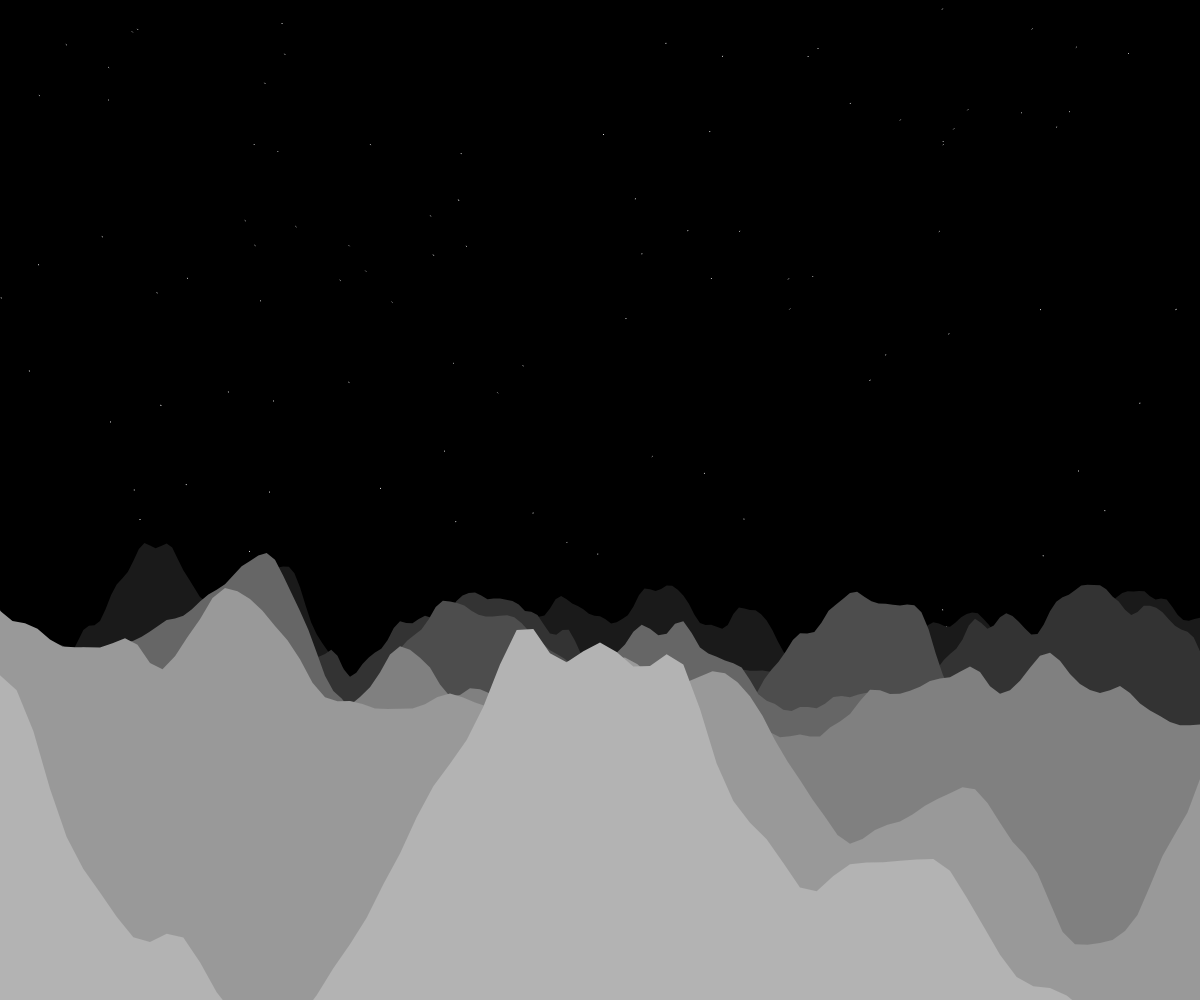
Frame 1 (no input)
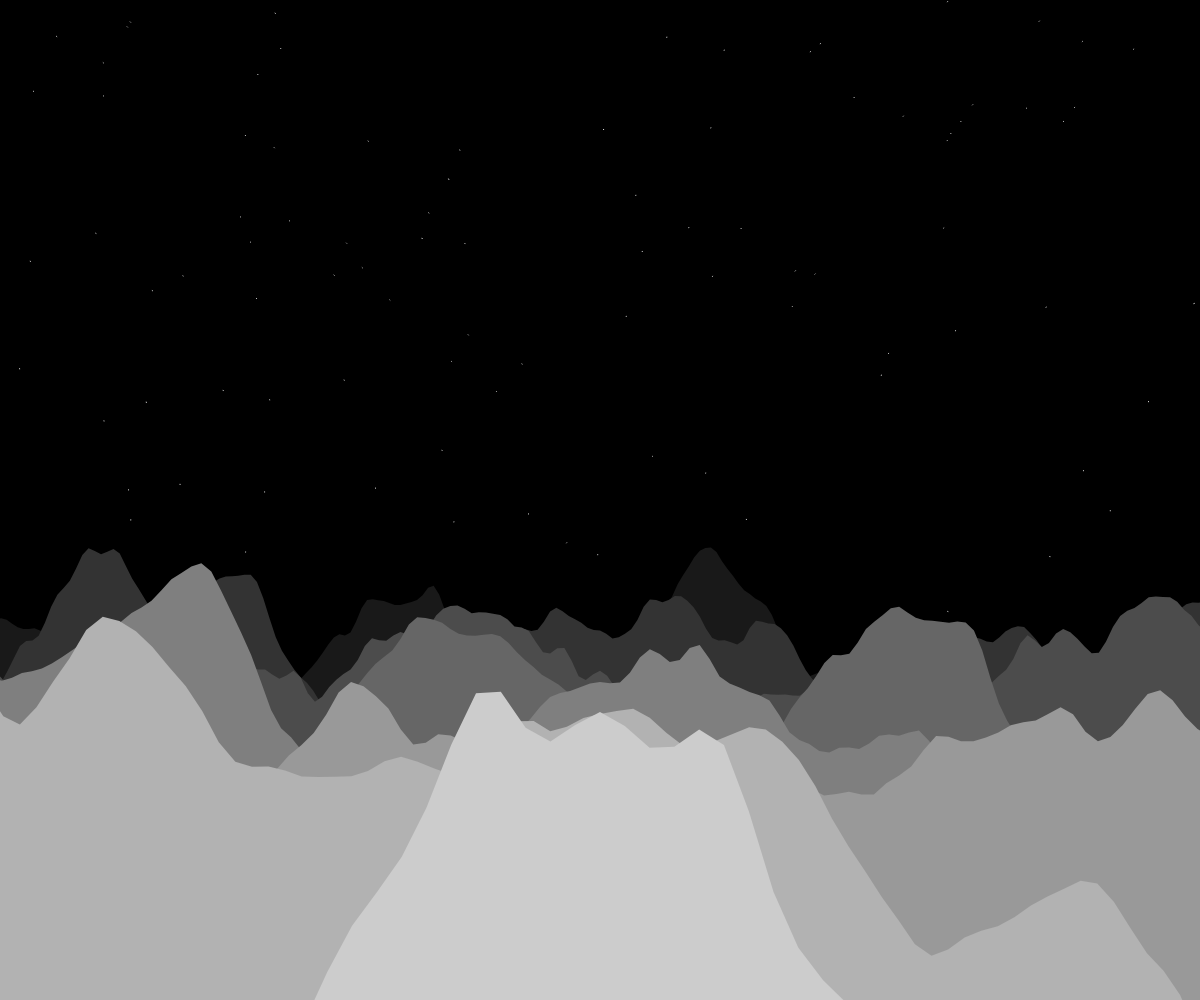
Frame 60 (no input)
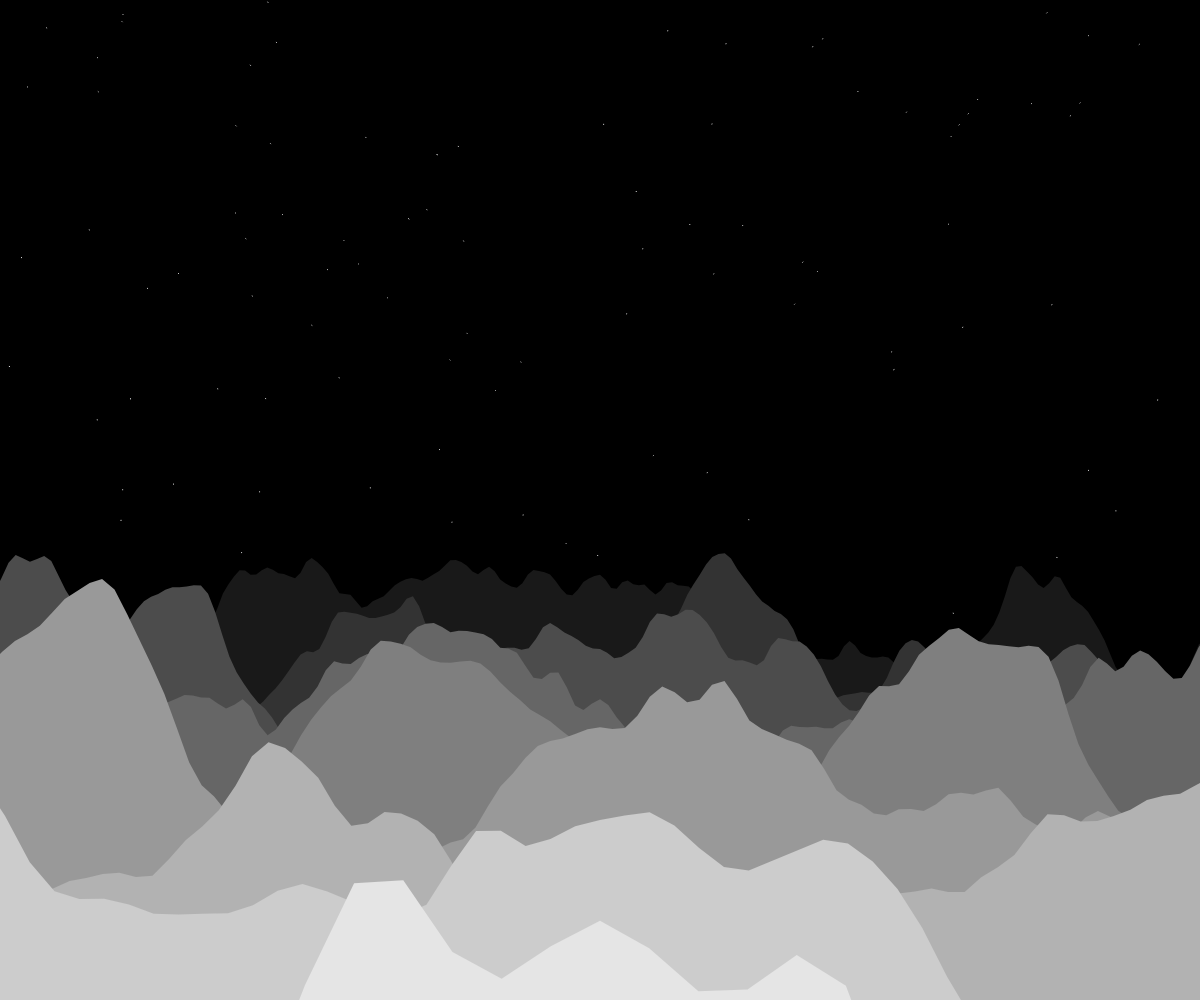
Frame 120 (the mouse pressed at the canvas centre since frame 60)

The p5.js sketch that drew these frames (run headless with seeded random() and noise() and a simulated clock; from frame 60 on, the mouse is pressed at the canvas centre):

// p5.js sketch
// ── sketch.js
var stars = [];
var mountains = [];

var mtnSpeed; var starSpeed;

function setup() {
  createCanvas(innerWidth, innerHeight);
  for (var i = 0; i < 1600; i++) {
    stars[i] = new Star();
  }
  for (var j = 0; j < 10; j++) {
    mountains.push(new Mountain(0, 300, width - ((width/10) * j)));
  }
}

function draw() {
  mtnSpeed = 2;
  starSpeed = 0.2;
  background(0);
  translate(width / 2, height / 2);
  for (var i = 0; i < stars.length; i++) {
    stars[i].update();
    stars[i].show();
  }
  mountains.sort(function(a, b) {
        return b.z - a.z
  })
  for (var j = 0; j < mountains.length; j++) {
    mountains[j].show();
  }
}

function Star() {
  this.x = random(-width, width);
  this.y = random(-height, height);
  this.z = random(width);
  this.pz = this.z;

  this.update = function() {
    this.z -= starSpeed;
    if (this.z < 1) {
      this.z = width;
      this.x = random(-width, width);
      this.y = random(-height, height);
      this.pz = this.z;
    }
  }

  this.show = function() {
    fill(255);
    noStroke();

    var sx = map(this.x / this.z, 0, 1, 0, width);
    var sy = map(this.y / this.z, 0, 1, 0, height);

    var px = map(this.x / this.pz, 0, 1, 0, width);
    var py = map(this.y / this.pz, 0, 1, 0, height);

    this.pz = this.z;

    stroke(255);
    line(px, py, sx, sy);

  }
}

function MountainPoint(x, y, z) {
  this.x = x;
  this.y = y;
  this.z = z;
  this.sx = map(this.x / this.z, 0, 1, 0, width);
  this.sy = map(this.y / this.z, 0, 1, 0, height);

  this.update = function() {
    this.z -= mtnSpeed;
    this.sx = map(this.x / this.z, 0, 1, 0, width);
    this.sy = map(this.y / this.z, 0, 1, 0, height);
  }
}

function Mountain(minY, maxY, z) {
  this.z = z;
  this.atHorizon = function() {
    this.vertices = [new MountainPoint(-width/2, height, this.z)];
    this.yoff = random(1000);
    this.xoff = 0;
    this.fill = map(this.z, 0, width, 255, 0);

    for (var x = -width/2; x <= width/2; x += 5) {
      var y = map(noise(this.xoff, this.yoff), 0, 1, minY, maxY);
      this.vertices.push(new MountainPoint(x, y, this.z));
      this.xoff += 0.05;
    }
    this.vertices.push(new MountainPoint(width/2, height, this.z));
  }

  this.atHorizon();

  this.show = function() {
    noStroke();
    fill(this.fill);
    // We are going to draw a polygon out of the wave points
    beginShape();
    this.vertices.forEach(function(v) {
      vertex(v.sx, v.sy);
      v.update();
    });
    endShape(CLOSE);
    this.update();
  }

  this.update = function() {
    this.z -= mtnSpeed;
    this.fill = map(this.z, 0, width, 255, 0);
    if (this.z < 1) {
      this.z = width;
      this.atHorizon();
    }
  }
}
